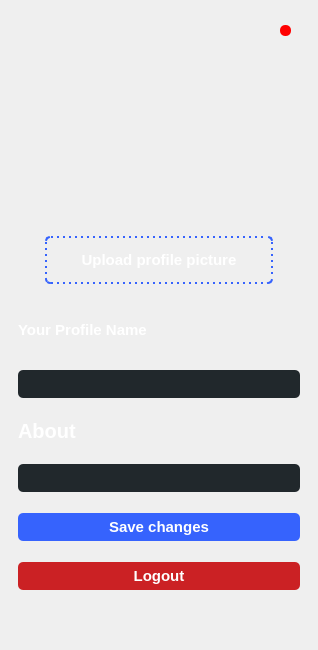
<?xml version="1.0" encoding="UTF-8"?>
<ui version="4.0">
 <class>profileWindow</class>
 <widget class="QWidget" name="profileWindow">
  <property name="geometry">
   <rect>
    <x>0</x>
    <y>0</y>
    <width>318</width>
    <height>650</height>
   </rect>
  </property>
  <property name="minimumSize">
   <size>
    <width>318</width>
    <height>650</height>
   </size>
  </property>
  <property name="maximumSize">
   <size>
    <width>318</width>
    <height>650</height>
   </size>
  </property>
  <property name="windowTitle">
   <string>Form</string>
  </property>
  <property name="styleSheet">
   <string notr="true">border: none;</string>
  </property>
  <layout class="QHBoxLayout" name="horizontalLayout">
   <property name="leftMargin">
    <number>0</number>
   </property>
   <property name="topMargin">
    <number>0</number>
   </property>
   <property name="rightMargin">
    <number>0</number>
   </property>
   <property name="bottomMargin">
    <number>0</number>
   </property>
   <item>
    <widget class="QGroupBox" name="profileCont_2">
     <property name="styleSheet">
      <string notr="true">#profileCont_2 { 
	background-image: url(:/imgs/welcomePic.png);
}</string>
     </property>
     <layout class="QVBoxLayout" name="verticalLayout_2">
      <property name="spacing">
       <number>0</number>
      </property>
      <property name="bottomMargin">
       <number>0</number>
      </property>
      <item alignment="Qt::AlignRight">
       <widget class="QGroupBox" name="horizontalGroupBox_2">
        <property name="minimumSize">
         <size>
          <width>0</width>
          <height>30</height>
         </size>
        </property>
        <property name="styleSheet">
         <string notr="true">border : none ;</string>
        </property>
        <layout class="QHBoxLayout" name="horizontalLayout_3">
         <property name="spacing">
          <number>9</number>
         </property>
         <property name="topMargin">
          <number>16</number>
         </property>
         <property name="rightMargin">
          <number>18</number>
         </property>
         <item alignment="Qt::AlignLeft">
          <widget class="QPushButton" name="pushButton_5">
           <property name="minimumSize">
            <size>
             <width>10</width>
             <height>10</height>
            </size>
           </property>
           <property name="maximumSize">
            <size>
             <width>11</width>
             <height>11</height>
            </size>
           </property>
           <property name="cursor">
            <cursorShape>PointingHandCursor</cursorShape>
           </property>
           <property name="styleSheet">
            <string notr="true">background : red; 
border-radius : 5px;</string>
           </property>
           <property name="text">
            <string/>
           </property>
          </widget>
         </item>
        </layout>
       </widget>
      </item>
      <item>
       <widget class="QGroupBox" name="profileCont">
        <property name="styleSheet">
         <string notr="true">#profileCont { 
border:none; 

}</string>
        </property>
        <layout class="QVBoxLayout" name="verticalLayout">
         <property name="spacing">
          <number>21</number>
         </property>
         <item alignment="Qt::AlignHCenter">
          <widget class="QLabel" name="ProfileImageLabel">
           <property name="sizePolicy">
            <sizepolicy hsizetype="Fixed" vsizetype="Preferred">
             <horstretch>0</horstretch>
             <verstretch>0</verstretch>
            </sizepolicy>
           </property>
           <property name="minimumSize">
            <size>
             <width>157</width>
             <height>161</height>
            </size>
           </property>
           <property name="styleSheet">
            <string notr="true">image: url(:/imgs/Profile (2).png);
background : transparent </string>
           </property>
           <property name="text">
            <string/>
           </property>
          </widget>
         </item>
         <item alignment="Qt::AlignHCenter">
          <widget class="QPushButton" name="ProfileUploadBtn">
           <property name="sizePolicy">
            <sizepolicy hsizetype="Fixed" vsizetype="Fixed">
             <horstretch>0</horstretch>
             <verstretch>0</verstretch>
            </sizepolicy>
           </property>
           <property name="minimumSize">
            <size>
             <width>228</width>
             <height>48</height>
            </size>
           </property>
           <property name="cursor">
            <cursorShape>PointingHandCursor</cursorShape>
           </property>
           <property name="styleSheet">
            <string notr="true">#ProfileUploadBtn{
	border:2px dotted #3663fd;
	border-radius: 5px;
	font-size: 15px;
	color: white;
	font-weight: bold;
    transition: 2s all
}
#ProfileUploadBtn:hover{
background-color : rgb(28, 129, 253); 
}
#ProfileUploadBtn:pressed{
border : 1px solid blue ; 

}</string>
           </property>
           <property name="text">
            <string>Upload profile picture</string>
           </property>
          </widget>
         </item>
         <item>
          <widget class="QGroupBox" name="verticalGroupBox">
           <property name="styleSheet">
            <string notr="true">border:none;</string>
           </property>
           <layout class="QVBoxLayout" name="verticalLayout_3">
            <property name="leftMargin">
             <number>0</number>
            </property>
            <property name="topMargin">
             <number>0</number>
            </property>
            <property name="rightMargin">
             <number>0</number>
            </property>
            <property name="bottomMargin">
             <number>0</number>
            </property>
            <item>
             <widget class="QGroupBox" name="horizontalGroupBox">
              <property name="styleSheet">
               <string notr="true">border:none;</string>
              </property>
              <layout class="QVBoxLayout" name="verticalLayout_4">
               <property name="spacing">
                <number>0</number>
               </property>
               <property name="leftMargin">
                <number>0</number>
               </property>
               <property name="topMargin">
                <number>0</number>
               </property>
               <property name="rightMargin">
                <number>0</number>
               </property>
               <item>
                <widget class="QLabel" name="ProfileNameLabel">
                 <property name="sizePolicy">
                  <sizepolicy hsizetype="Preferred" vsizetype="Fixed">
                   <horstretch>0</horstretch>
                   <verstretch>0</verstretch>
                  </sizepolicy>
                 </property>
                 <property name="minimumSize">
                  <size>
                   <width>0</width>
                   <height>50</height>
                  </size>
                 </property>
                 <property name="styleSheet">
                  <string notr="true">#ProfileNameLabel{
	font-size: 15px;
	font-weight: bolder;
	background : transparent ;
	color : white ; 
	font-weight : bold  ;
}</string>
                 </property>
                 <property name="text">
                  <string>Your Profile Name</string>
                 </property>
                </widget>
               </item>
              </layout>
             </widget>
            </item>
            <item>
             <widget class="QLineEdit" name="lineEdit">
              <property name="styleSheet">
               <string notr="true">color:white;
font-size: 14px;
border-radius:5px;
background-color:#21282c;
padding:5px;
font-weight:bold;
</string>
              </property>
             </widget>
            </item>
           </layout>
          </widget>
         </item>
         <item>
          <widget class="QLabel" name="ProfileAboutLabel">
           <property name="sizePolicy">
            <sizepolicy hsizetype="Preferred" vsizetype="Fixed">
             <horstretch>0</horstretch>
             <verstretch>0</verstretch>
            </sizepolicy>
           </property>
           <property name="minimumSize">
            <size>
             <width>0</width>
             <height>0</height>
            </size>
           </property>
           <property name="sizeIncrement">
            <size>
             <width>0</width>
             <height>0</height>
            </size>
           </property>
           <property name="baseSize">
            <size>
             <width>0</width>
             <height>0</height>
            </size>
           </property>
           <property name="styleSheet">
            <string notr="true">#ProfileAboutLabel{
	font-size: 20px;
	font-weight: bolder;
	background : transparent;
	color : white ; 
	font-weight : bold; 
}</string>
           </property>
           <property name="text">
            <string>About</string>
           </property>
          </widget>
         </item>
         <item>
          <widget class="QLineEdit" name="lineEdit_2">
           <property name="styleSheet">
            <string notr="true">color:white;
font-size: 14px;
border-radius:5px;
background-color:#21282c;
padding:5px;
font-weight:bold;
</string>
           </property>
          </widget>
         </item>
         <item>
          <widget class="QPushButton" name="pushButton">
           <property name="styleSheet">
            <string notr="true">#pushButton{background-color :#3663fd;
font-weight : bold ;
border-radius : 5px;
font-size : 15px; 
color:white;
padding: 5px;}
#pushButton:pressed {
    border: 1px solid white
}
</string>
           </property>
           <property name="text">
            <string>Save changes</string>
           </property>
          </widget>
         </item>
         <item>
          <widget class="QPushButton" name="pushButton_2">
           <property name="styleSheet">
            <string notr="true">#pushButton_2{background-color :rgb(203, 33, 36);
font-weight : bold ;
border-radius : 5px;
font-size : 15px; 
color:white;
padding: 5px;}
#pushButton_2:pressed {
    border: 1px solid white
}
</string>
           </property>
           <property name="text">
            <string>Logout</string>
           </property>
          </widget>
         </item>
         <item>
          <spacer name="verticalSpacer_2">
           <property name="orientation">
            <enum>Qt::Vertical</enum>
           </property>
           <property name="sizeHint" stdset="0">
            <size>
             <width>20</width>
             <height>40</height>
            </size>
           </property>
          </spacer>
         </item>
        </layout>
       </widget>
      </item>
     </layout>
    </widget>
   </item>
  </layout>
 </widget>
 <resources/>
 <connections/>
</ui>
